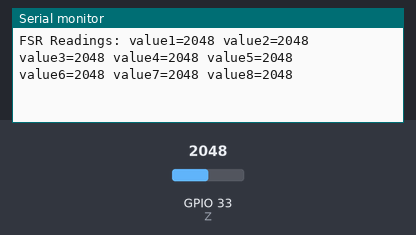
Simulated run of this sketch. Board: ESP32. Parts: the last lines printed to the serial monitor. The test bench sets the inputs (shaded band); at power-on: GPIO 33 (Z) = 2048. Nothing arrives over Bluetooth unless stated.

Above: at 1.2 s.
1.3 s: GPIO 33 (Z) set to 2866
At 2.6 s:
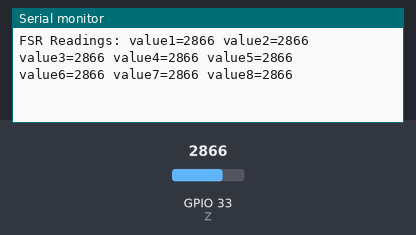
2.8 s: GPIO 33 (Z) set to 3603
At 3.8 s:
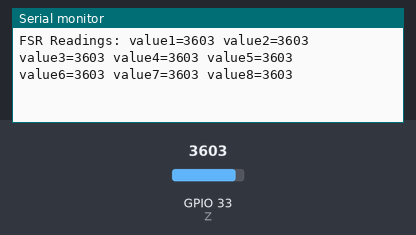
Timing chart, 0 to 5.8 s (numbered marks = the images above; inputs shaded):
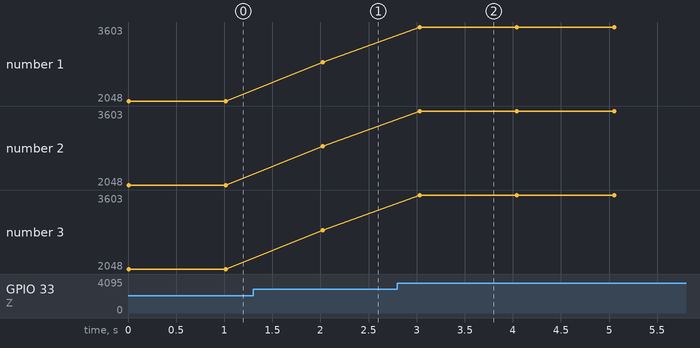

The sketch:

sketch_nov14a.ino
```cpp
#include "BluetoothSerial.h"  // Include the Bluetooth library for ESP32

BluetoothSerial SerialBT;     // Initialize the Bluetooth Serial object

// MUX control pins
const int S0 = 25;
const int S1 = 26;
const int S2 = 27;
const int Z = 33;

// Number of FSR sensors
const int numFSRs = 8;
int fsrReadings[numFSRs];

// Function to select MUX channel
void selectMuxChannel(int channel) {
    digitalWrite(S0, channel & 0x01);
    digitalWrite(S1, (channel >> 1) & 0x01);
    digitalWrite(S2, (channel >> 2) & 0x01);
}

void setup() {
    // Initialize MUX control pins as outputs
    pinMode(S0, OUTPUT);
    pinMode(S1, OUTPUT);
    pinMode(S2, OUTPUT);

    // Initialize MUX output pin as input
    pinMode(Z, INPUT);

    // Start Serial communication for debugging
    Serial.begin(115200);
    Serial.println("Starting Bluetooth...");

    // Start Bluetooth Serial communication
    SerialBT.begin("ESP32_FSR");  // You can name it as desired
    Serial.println("Bluetooth is ready. Connect to 'ESP32_FSR'");
}

void loop() {
    // Read each FSR sensor connected to the MUX
    for (int i = 0; i < numFSRs; i++) {
        selectMuxChannel(i);
        delayMicroseconds(10);  // Wait for MUX to stabilize
        fsrReadings[i] = analogRead(Z);  // Read analog value
    }

    // Prepare data string
    String data = "FSR Readings: ";
    for (int i = 0; i < numFSRs; i++) {
        data += "value" + String(i + 1) + "=" + String(fsrReadings[i]) + " ";
    }

    // Send data over Bluetooth
    SerialBT.println(data);

    // Print data to Serial Monitor for debugging
    Serial.println(data);

    delay(1000);  // Wait for 1 second before the next reading
}
```

Measured:
- after the input at 1.3 s, the serial monitor: prints a new line after 0.72 s (image 1)
- after the input at 2.8 s, the serial monitor: prints a new line after 0.23 s (image 2)
- plotted number 1: 2048 → 2866 after the input at 1.3 s, 2866 → 3603 after the input at 2.8 s
- plotted number 2: 2048 → 2866 after the input at 1.3 s, 2866 → 3603 after the input at 2.8 s
- plotted number 3: 2048 → 2866 after the input at 1.3 s, 2866 → 3603 after the input at 2.8 s
